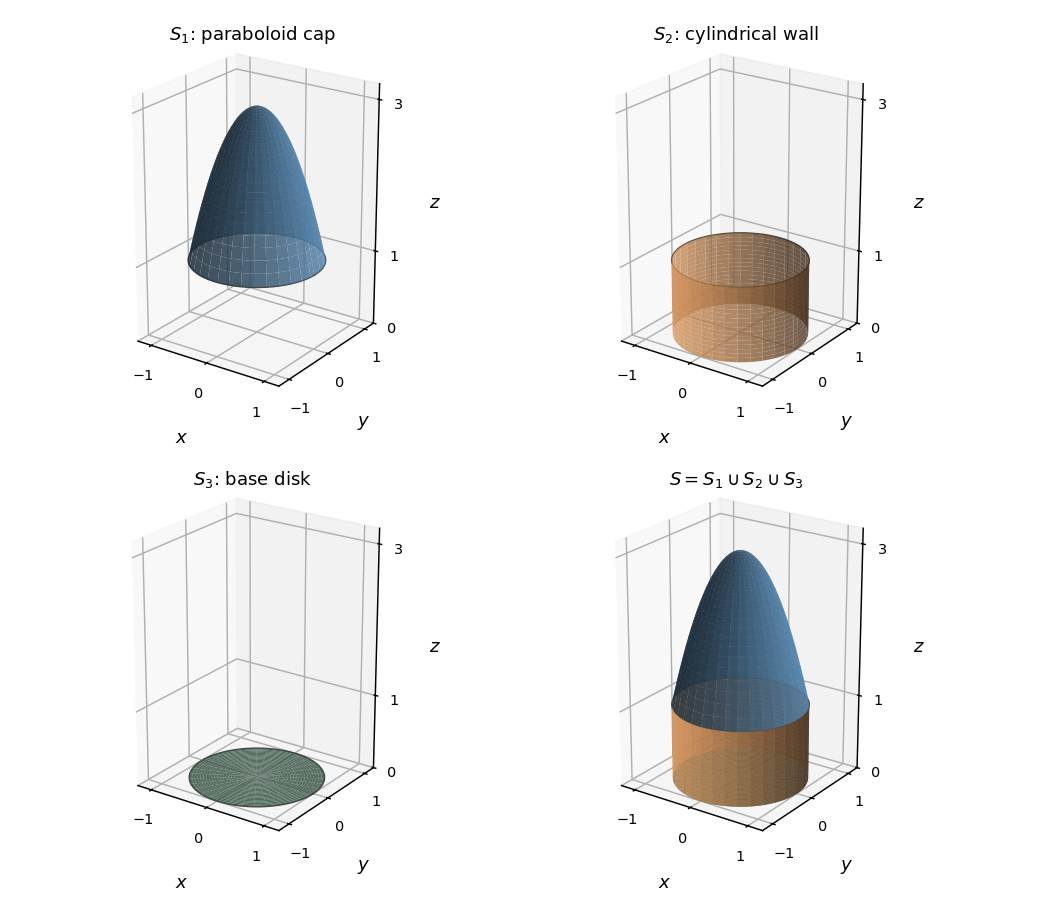

Recreate this plot in Python.
"""Original cap/wall/base sketches. Python 3.14; NumPy 2.3.5,
Matplotlib 3.10.7. Outputs paper-3-closed-surface.png to CWD only;
preserves any MPLCONFIGDIR supplied by the caller.
"""
import matplotlib
matplotlib.use('Agg')
import matplotlib.pyplot as plt
import numpy as np

def main():
    fig=plt.figure(figsize=(8.0,7.0),dpi=130,facecolor='white')
    theta=np.linspace(0,2*np.pi,70);radius=np.linspace(0,1,25)
    tt,rr=np.meshgrid(theta,radius);xx=rr*np.cos(tt);yy=rr*np.sin(tt)
    tw,zz=np.meshgrid(theta,np.linspace(0,1,18))
    panels=[('cap',r'$S_1$: paraboloid cap'),('wall',r'$S_2$: cylindrical wall'),('base',r'$S_3$: base disk'),('all',r'$S=S_1\cup S_2\cup S_3$')]
    for i,(kind,title) in enumerate(panels,1):
        ax=fig.add_subplot(2,2,i,projection='3d')
        if kind in ('cap','all'):
            ax.plot_surface(xx,yy,3-2*rr**2,color='#6092bd',alpha=0.86,linewidth=0,shade=True)
        if kind in ('wall','all'):
            ax.plot_surface(np.cos(tw),np.sin(tw),zz,color='#da985f',alpha=0.82,linewidth=0,shade=True)
        if kind in ('base','all'):
            ax.plot_surface(xx,yy,np.zeros_like(xx),color='#6d9f83',alpha=0.85,linewidth=0,shade=True)
        ax.plot(np.cos(theta),np.sin(theta),np.zeros_like(theta) if kind=='base' else np.ones_like(theta),color='0.25',lw=0.8)
        ax.set(xlim=(-1.25,1.25),ylim=(-1.25,1.25),zlim=(0,3.2),xlabel='$x$',ylabel='$y$',zlabel='$z$')
        ax.set_xticks([-1,0,1]);ax.set_yticks([-1,0,1]);ax.set_zticks([0,1,3]);ax.set_box_aspect((2,2,3));ax.view_init(elev=22,azim=-55)
        ax.set_title(title,fontsize=10,pad=2);ax.tick_params(labelsize=8,pad=0)
    fig.subplots_adjust(left=0.01,right=0.94,bottom=0.08,top=0.95,wspace=0.0,hspace=0.28)
    fig.savefig('paper-3-closed-surface.png',facecolor='white',transparent=False);plt.close(fig)
if __name__=='__main__':main()
